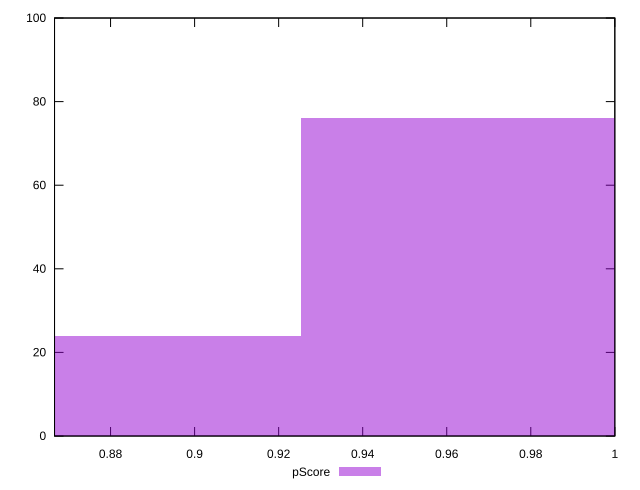

Generate this figure with gnuplot:
reset

$pScore <<EOF
0.8636659853504155 24
0.9870468404004749 76
EOF

set key outside below
set boxwidth 0.12338085505005936
set xrange [0.8666666666666667:1]
set yrange [0:100]
set trange [0:100]
set style fill transparent solid 0.5 noborder
set terminal svg size 640, 490 enhanced background rgb 'white'
set output "reports/report_00028_2021-02-24T12-49-42.674Z/unminified-javascript/samples/agenda/pScore/histogram.svg"

plot $pScore title "pScore" with boxes

reset
